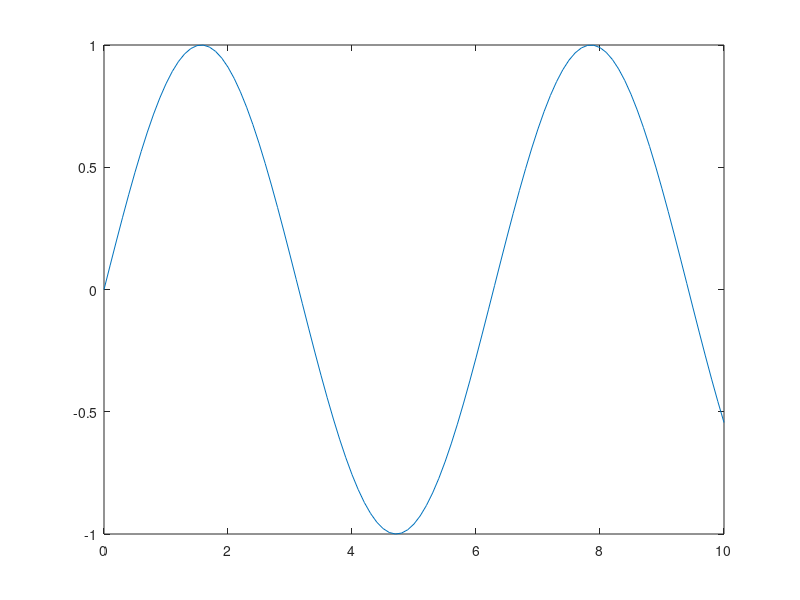
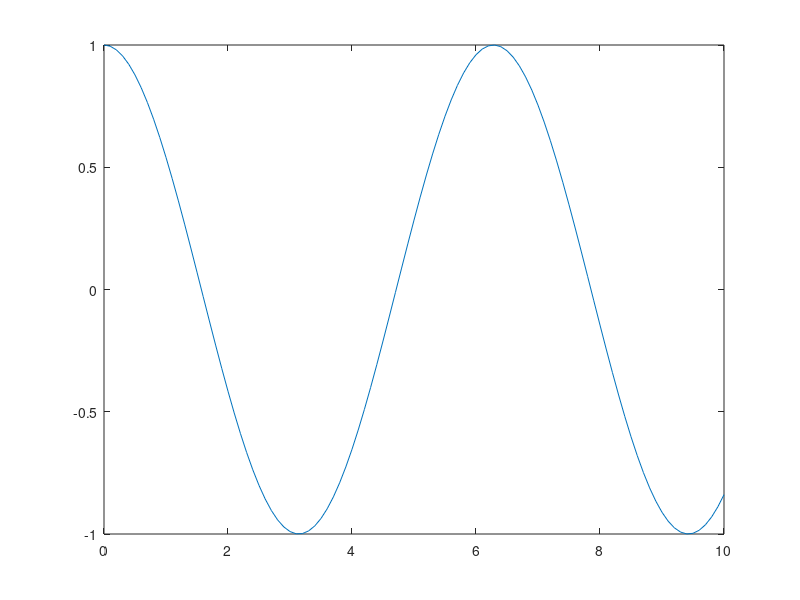
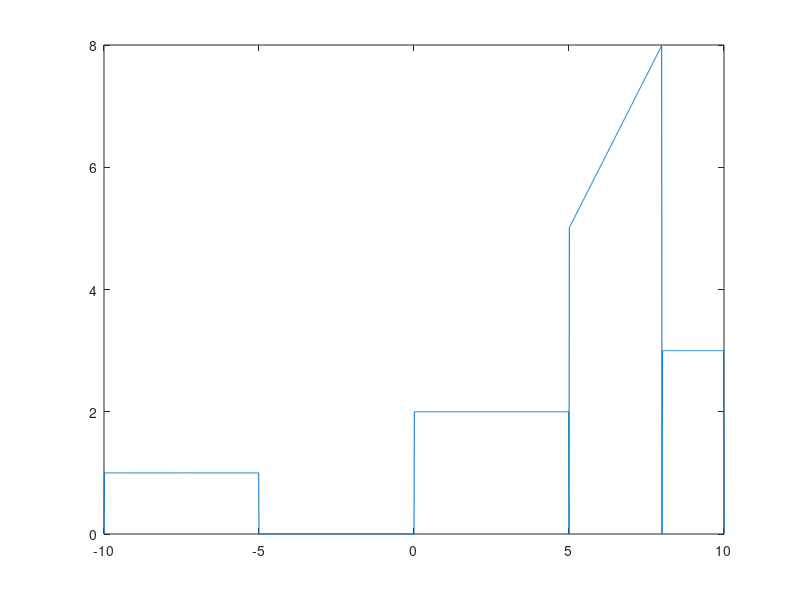
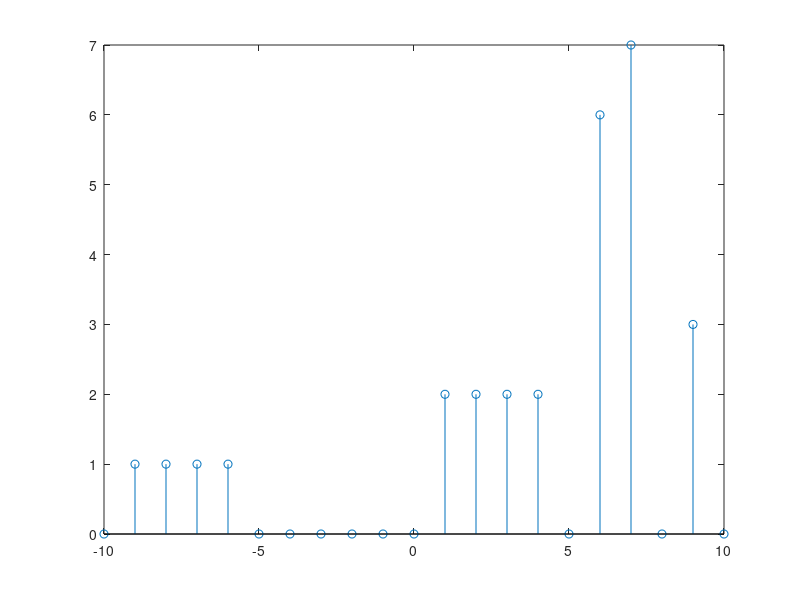

Here is the MATLAB script that generated these plots, in order: (Note: this script raises an error after producing the figures.)
t=0:.1:10
y=sin(t)
figure(1)
plot(t,y)
a=cos(t)
figure(2)
plot(t,a)
c=-10:.01:10
x=(ones(size(c))).*(c>-10& c<-5)+(2*ones(size(c))).*(c>0& c<5)+(3*ones(size(c))).*(c>8&c<10)+c.*(c>5 & c<8)
figure(3)
plot(c,x)
d=-10:1:10
g=(ones(size(d))).*(d>-10& d<-5)+(2*ones(size(d))).*(d>0& d<5)+(3*ones(size(d))).*(d>8&d<10)+d.*(d>5 & d<8)
figure(4)
stem(d,g)
n=0:4;
 x_ts2=2*sin(2*sym('pi')*n*ts2/T);
 subplot(2,2,3);
 stem(n,x_ts2);
 title('Equal to Nq');
 xlabel('n');
 ylabel('x(n)');

 n=0:10;
 x_ts3=2*sin(2*pi*n*ts3/T);
 subplot(2,2,4);
 stem(n,x_ts3);
 title('less than Nq');
 xlabel('n');
 ylabel('x(n)'); 